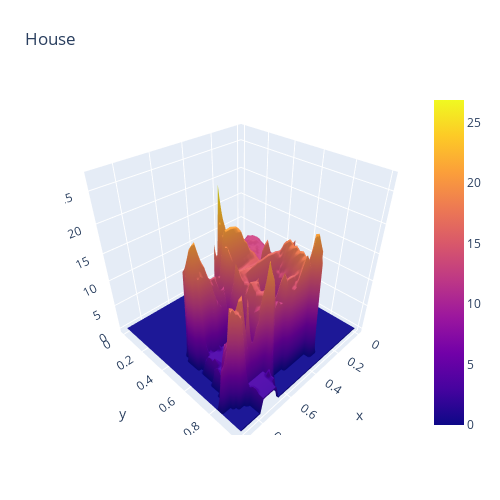

Notebook code cell kept with this figure:
### Code cell
z = chm
sh_0, sh_1 = z.shape
x, y = np.linspace(0, 1, sh_0), np.linspace(0, 1, sh_1)
fig = go.Figure(data=[go.Surface(z=z, x=x, y=y)])
fig.update_layout(title='House', autosize=False,
                  width=500, height=500,
                  margin=dict(l=65, r=50, b=65, t=90))
fig.show()
